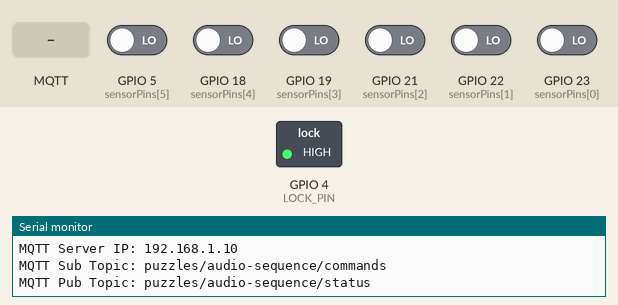
Recording of a sketch running on a simulated ESP32. Parts: switched loads named in the sketch (green lamp = pin HIGH), the last lines printed to the serial monitor. The inputs (shaded band) are chosen by the test bench; at power-on: GPIO 5 (sensorPins[5]), GPIO 18 (sensorPins[4]), GPIO 19 (sensorPins[3]), GPIO 21 (sensorPins[2]), GPIO 22 (sensorPins[1]), GPIO 23 (sensorPins[0]) LOW. WiFi joins after 1.5 s; servers stay silent unless stated; random numbers use the default seed unless the sketch sets one; no MQTT or app messages arrive unless stated; the audio player accepts every command and is not drawn.

Above: at 3.7 s.
3.8 s: MQTT message "solved" arrives on the first subscribed topic
At 5.0 s:
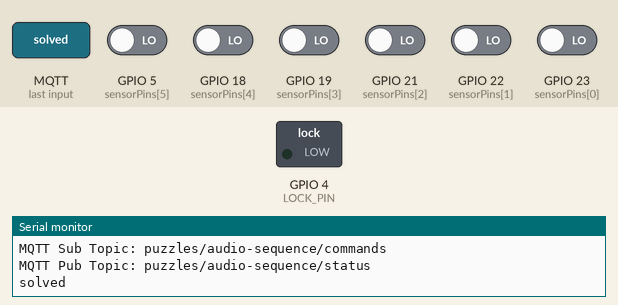
5.3 s: MQTT message "reset" arrives on the first subscribed topic
At 6.4 s:
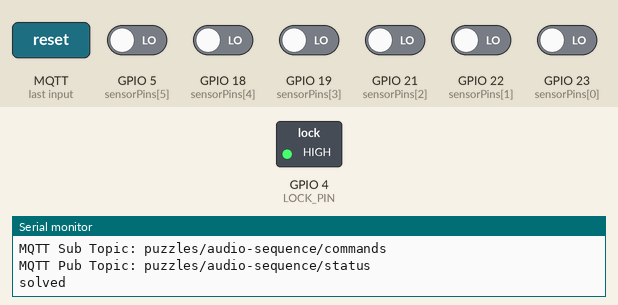
Timing chart, 0 to 8.3 s (numbered marks = the images above; inputs shaded):
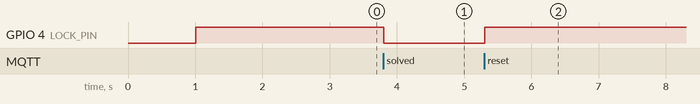

Measured:
- after the input at 3.8 s, GPIO 4 (LOCK_PIN): HIGH → LOW at once
- after the input at 5.3 s, GPIO 4 (LOCK_PIN): LOW → HIGH at once

The sketch:

AudioSequence.ino
```cpp
#include <WiFiManager.h>
#include <PubSubClient.h>
#include <DFRobotDFPlayerMini.h>

const char* AP_NAME             = "Audio Sequence Setup";             // Access point name
const char* DEFAULT_SERVER      = "192.168.1.10";                     // MQTT server name
const char* DEFAULT_SUB_TOPIC   = "puzzles/audio-sequence/commands";  // MQTT sub topic
const char* DEFAULT_PUB_TOPIC   = "puzzles/audio-sequence/status";    // MQTT pub topic

WiFiClient espClient;
PubSubClient client(espClient);

char mqtt_server[40];
char mqtt_sub_topic[100];
char mqtt_pub_topic[100];

#define NUM_INPUTS 6
#define LOCK_PIN 4

HardwareSerial hardwareSerial(2);
DFRobotDFPlayerMini dfPlayer;

int currentStep = 0;
bool puzzleSolved = false;
const byte sensorPins[NUM_INPUTS] = {23, 22, 21, 19, 18, 5};
const byte correctSequence[NUM_INPUTS] = {0, 1, 2, 3, 4, 5};
bool lastInput[NUM_INPUTS] = {LOW};

String clientId = "audio-sequence-" + String(ESP.getChipRevision()) + "-" + String(random(0xffff), HEX);

void onSolve() {
  Serial.println("solved");
  digitalWrite(LOCK_PIN, LOW);
  puzzleSolved = true;
}

void resetPuzzle() {
  dfPlayer.stop();
  currentStep = 0;
  for (int i = 0; i < NUM_INPUTS; i++) lastInput[i] = LOW;
  puzzleSolved = false;
  digitalWrite(LOCK_PIN, HIGH);
}

void callback(char* topic, byte* payload, unsigned int length) {
  String msg;
  for (unsigned int i = 0; i < length; i++) msg += (char)payload[i];
  msg.trim();
  if (msg == "solved") onSolve();
  else if (msg == "reset") resetPuzzle();
}

void setupNetworking() {
  WiFiManager wm;
  wm.setConfigPortalTimeout(180);

  WiFiManagerParameter custom_mqtt_server("server", "MQTT Server IP", DEFAULT_SERVER, 40);
  WiFiManagerParameter custom_sub_topic("sub", "MQTT Sub Topic", DEFAULT_SUB_TOPIC, 100);
  WiFiManagerParameter custom_pub_topic("pub", "MQTT Pub Topic", DEFAULT_PUB_TOPIC, 100);
  wm.addParameter(&custom_mqtt_server);
  wm.addParameter(&custom_sub_topic);
  wm.addParameter(&custom_pub_topic);

  bool res = wm.startConfigPortal(AP_NAME);
  String mqttServer;
  String mqttSub;
  String mqttPub;

  if (res) {
    Serial.println("Connected to Network");

    mqttServer = custom_mqtt_server.getValue();
    mqttSub = custom_sub_topic.getValue();
    mqttPub = custom_pub_topic.getValue();

    Serial.print("MQTT Server IP: ");
    Serial.println(mqttServer);
    Serial.print("MQTT Sub Topic: ");
    Serial.println(mqttSub);
    Serial.print("MQTT Pub Topic: ");
    Serial.println(mqttPub);
  }
  else {
    Serial.println("Config Portal Timeout");
    Serial.println("Restarting...");
    ESP.restart();
  }

  mqttServer.toCharArray(mqtt_server, sizeof(mqtt_server));
  mqttSub.toCharArray(mqtt_sub_topic, sizeof(mqtt_sub_topic));
  mqttPub.toCharArray(mqtt_pub_topic, sizeof(mqtt_pub_topic));

  client.setServer(mqtt_server, 1883);
  client.setCallback(callback);
  client.connect(clientId.c_str(), NULL, NULL, NULL, 0, false, NULL, true);
  client.subscribe(mqtt_sub_topic);
}

void setup() {
  Serial.begin(115200);
  hardwareSerial.begin(9600, SERIAL_8N1, 16, 17);
  delay(500);
  if (!dfPlayer.begin(hardwareSerial)) {
    Serial.println("Failed to start DFPlayerMini.");
    while (true);
  }
  dfPlayer.volume(30);

  pinMode(LOCK_PIN, OUTPUT);
  digitalWrite(LOCK_PIN, HIGH);

  setupNetworking();

  // Step 7: Sensor pins
  for (byte i = 0; i < NUM_INPUTS; i++) pinMode(sensorPins[i], INPUT);
}

void loop() {
  if (!client.connected()) {
    Serial.println("MQTT: Trying to connect...");
    client.connect(clientId.c_str(), NULL, NULL, NULL, 0, false, NULL, true);
    client.subscribe(mqtt_sub_topic);
  }
  client.loop();

  if (puzzleSolved) {
    delay(10);
    return;
  }

  for (byte i = 0; i < NUM_INPUTS; i++) {
    bool currentReading = digitalRead(sensorPins[i]);
    if (!lastInput[i] && currentReading) {
      dfPlayer.play(i + 1);
      if (correctSequence[currentStep] == i) {
        currentStep++;
        if (currentStep == NUM_INPUTS) {
          onSolve();
          client.publish(mqtt_pub_topic, "solved");
        }
      } else {
        currentStep = 0;
      }
    }
    lastInput[i] = currentReading;
  }
  delay(10);
}
```
